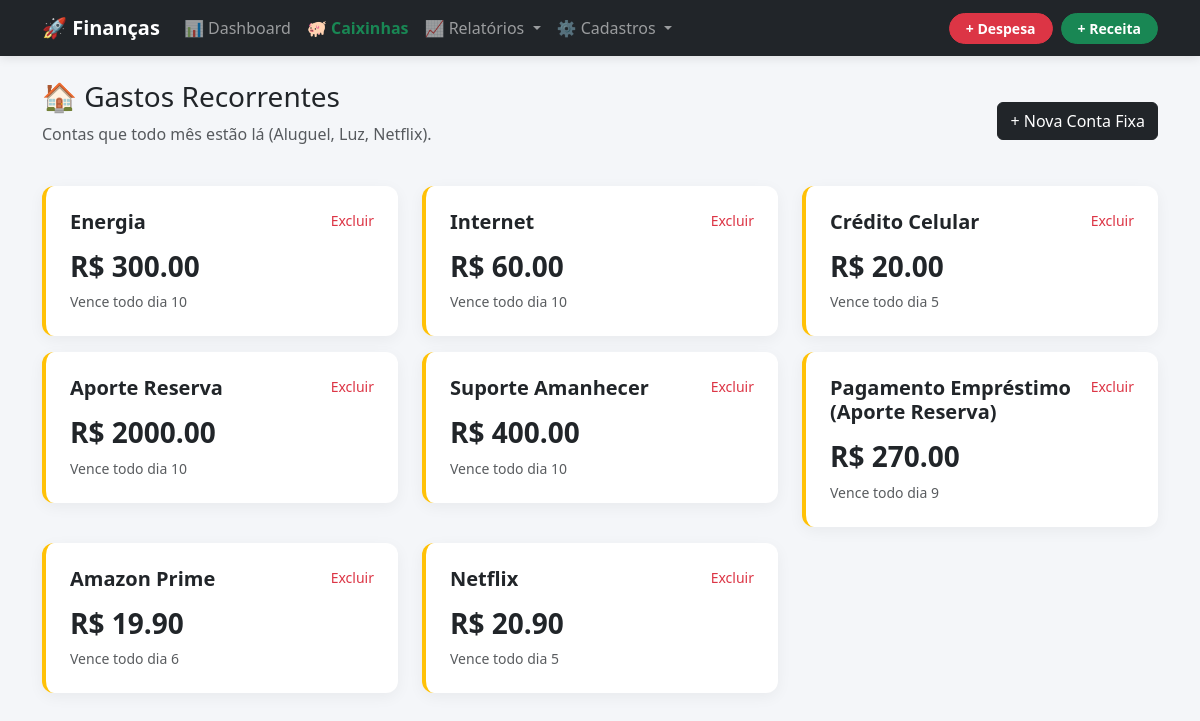
/fixos/, run on the app's committed database.
### finance/models.py (models this page shows)
class GastoFixo(models.Model):
    nome = models.CharField(max_length=100)
    valor_previsto = models.DecimalField(max_digits=10, decimal_places=2)
    dia_vencimento = models.IntegerField()
    categoria = models.ForeignKey(Categoria, on_delete=models.SET_NULL, null=True, blank=True)
    eh_cartao = models.BooleanField(default=False)
    cartao = models.ForeignKey(CartaoCredito, on_delete=models.SET_NULL, null=True, blank=True)
    emprestimo_vinculado = models.ForeignKey(EmprestimoProprio, on_delete=models.SET_NULL, null=True, blank=True)

### finance/views.py (the view)
# urls.py: path('fixos/', views.gerenciar_fixos, name='gerenciar_fixos'),
def gerenciar_fixos(request):
    fixos = GastoFixo.objects.all()
    return render(request, 'lista_fixos.html', {'fixos': fixos})

### finance/templates/lista_fixos.html
{% extends 'base.html' %}
{% block content %}
<div class="d-flex justify-content-between align-items-center mb-4">
    <div>
        <h3>🏠 Gastos Recorrentes</h3>
        <p class="text-muted">Contas que todo mês estão lá (Aluguel, Luz, Netflix).</p>
    </div>
    <a href="{% url 'novo_fixo' %}" class="btn btn-dark">+ Nova Conta Fixa</a>
</div>
<div class="row">
    {% for item in fixos %}
    <div class="col-md-4">
        <div class="card card-custom p-4 mb-3 border-start border-4 border-warning">
            <div class="d-flex justify-content-between">
                <h5 class="fw-bold">{{ item.nome }}</h5>
                <a href="{% url 'apagar_fixo' item.id %}" class="text-danger small text-decoration-none">Excluir</a>
            </div>
            <h3 class="fw-bold text-dark mt-2">R$ {{ item.valor_previsto }}</h3>
            <small class="text-muted">Vence todo dia {{ item.dia_vencimento }}</small>
        </div>
    </div>
    {% empty %}
    <div class="col-12">
        <div class="alert alert-light text-center">
            Nenhuma conta fixa cadastrada. Clique no botão acima para adicionar seu Aluguel, Internet, etc.
        </div>
    </div>
    {% endfor %}
</div>
{% endblock %}

### finance/templates/base.html (style rules this page uses)
body { background-color: #f4f6f9; font-family: 'Segoe UI', sans-serif; }
.card-custom { border: none; border-radius: 12px; box-shadow: 0 4px 15px rgba(0,0,0,0.05); }

### data on the page
GastoFixo: nome "Energia", valor_previsto "300.00", dia_vencimento "10"
GastoFixo: nome "Internet", valor_previsto "60.00", dia_vencimento "10"
GastoFixo: nome "Crédito Celular", valor_previsto "20.00", dia_vencimento "5"
GastoFixo: nome "Aporte Reserva", valor_previsto "2000.00", dia_vencimento "10"
GastoFixo: nome "Suporte Amanhecer", valor_previsto "400.00", dia_vencimento "10"
GastoFixo: nome "Pagamento Empréstimo (Aporte Reserva)", valor_previsto "270.00", dia_vencimento "9"
GastoFixo: nome "Amazon Prime", valor_previsto "19.90", dia_vencimento "6"
GastoFixo: nome "Netflix", valor_previsto "20.90", dia_vencimento "5"
